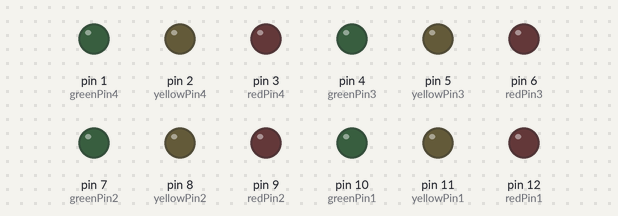
Simulated run of this sketch. Board: Arduino Uno, built with avr-gcc and run on an emulated ATmega328P. Shown: output pins drawn as LEDs (lit = HIGH).

Above: at 0.1 s.
At 5.1 s:
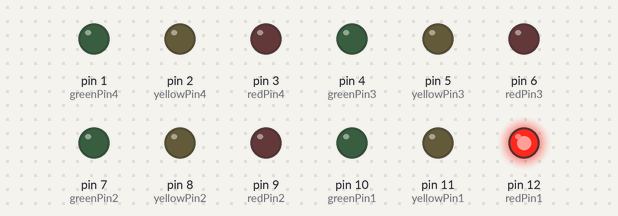
At 10.1 s:
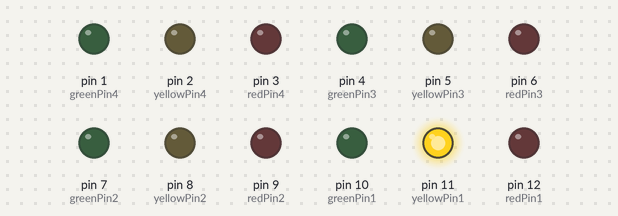
At 15.1 s:
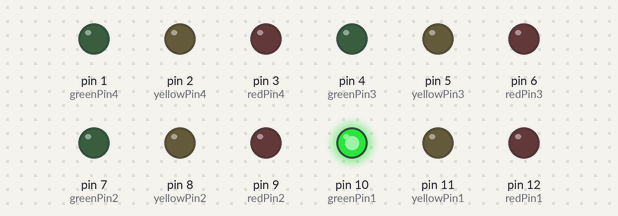
At 25.1 s:
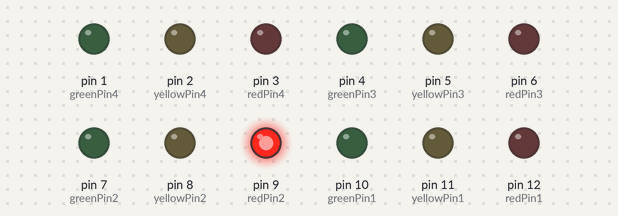
At 35.1 s:
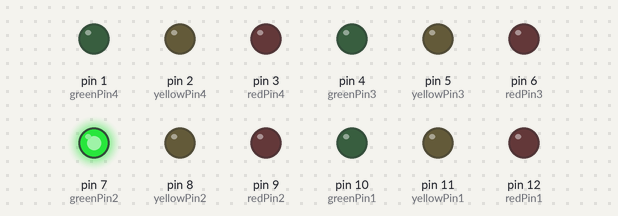
Timing chart, 0 to 36.6 s (numbered marks = the images above):
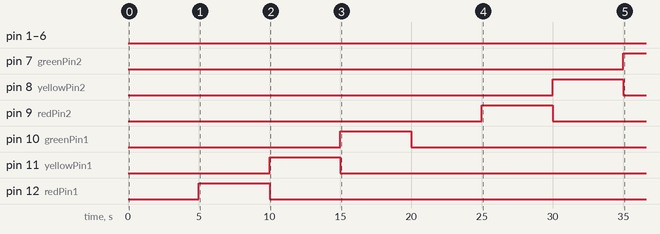

The sketch:

4_traffic_light.ino
```cpp
// Definición de pines para el primer semáforo
const int redPin1 = 12;
const int yellowPin1 = 11;
const int greenPin1 = 10;

// Definición de pines para el segundo semáforo
const int redPin2 = 9;
const int yellowPin2 = 8;
const int greenPin2 = 7;

// Definición de pines para el tercer semáforo
const int redPin3 = 6;
const int yellowPin3 = 5;
const int greenPin3 = 4;

// Definición de pines para el cuarto semáforo
const int redPin4 = 3;
const int yellowPin4 = 2;
const int greenPin4 = 1;

// Tiempos de espera (en milisegundos)
const unsigned long redTime = 5000;
const unsigned long yellowTime = 2000;
const unsigned long greenTime = 5000;

unsigned long previousMillis = 0;
int currentState = 0;

void setup() {
  // Configurar los pines como salidas
  pinMode(redPin1, OUTPUT);
  pinMode(yellowPin1, OUTPUT);
  pinMode(greenPin1, OUTPUT);

  pinMode(redPin2, OUTPUT);
  pinMode(yellowPin2, OUTPUT);
  pinMode(greenPin2, OUTPUT);

  pinMode(redPin3, OUTPUT);
  pinMode(yellowPin3, OUTPUT);
  pinMode(greenPin3, OUTPUT);

  pinMode(redPin4, OUTPUT);
  pinMode(yellowPin4, OUTPUT);
  pinMode(greenPin4, OUTPUT);
}

void loop() {
  unsigned long currentMillis = millis();

  if (currentMillis - previousMillis >= redTime) {
    previousMillis = currentMillis;
    switch (currentState) {
      case 0: // Semáforo 1: Encender luz roja
        digitalWrite(greenPin1, LOW);
        digitalWrite(redPin1, HIGH);
        currentState++;
        break;
      case 1: // Semáforo 1: Encender luz amarilla
        digitalWrite(redPin1, LOW);
        digitalWrite(yellowPin1, HIGH);
        currentState++;
        break;
      case 2: // Semáforo 1: Apagar luz amarilla, encender luz verde
        digitalWrite(yellowPin1, LOW);
        digitalWrite(greenPin1, HIGH);
        currentState++;
        break;
      case 3: // Semáforo 1: Apagar luz verde
        digitalWrite(greenPin1, LOW);
        currentState++;
        break;
      case 4: // Semáforo 2: Encender luz roja
        digitalWrite(greenPin2, LOW);
        digitalWrite(redPin2, HIGH);
        currentState++;
        break;
      case 5: // Semáforo 2: Encender luz amarilla
        digitalWrite(redPin2, LOW);
        digitalWrite(yellowPin2, HIGH);
        currentState++;
        break;
      case 6: // Semáforo 2: Apagar luz amarilla, encender luz verde
        digitalWrite(yellowPin2, LOW);
        digitalWrite(greenPin2, HIGH);
        currentState++;
        break;
      case 7: // Semáforo 2: Apagar luz verde
        digitalWrite(greenPin2, LOW);
        currentState++;
        break;
      case 8: // Semáforo 3: Encender luz roja
        digitalWrite(greenPin3, LOW);
        digitalWrite(redPin3, HIGH);
        currentState++;
        break;
      case 9: // Semáforo 3: Encender luz amarilla
        digitalWrite(redPin3, LOW);
        digitalWrite(yellowPin3, HIGH);
        currentState++;
        break;
      case 10: // Semáforo 3: Apagar luz amarilla, encender luz verde
        digitalWrite(yellowPin3, LOW);
        digitalWrite(greenPin3, HIGH);
        currentState++;
        break;
      case 11: // Semáforo 3: Apagar luz verde
        digitalWrite(greenPin3, LOW);
        currentState++;
        break;
      case 12: // Semáforo 4: Encender luz roja
        digitalWrite(greenPin4, LOW);
        digitalWrite(redPin4, HIGH);
        currentState++;
        break;
      case 13: // Semáforo 4: Encender luz amarilla
        digitalWrite(redPin4, LOW);
        digitalWrite(yellowPin4, HIGH);
        currentState++;
        break;
      case 14: // Semáforo 4: Apagar luz amarilla, encender luz verde
        digitalWrite(yellowPin4, LOW);
        digitalWrite(greenPin4, HIGH);
        currentState++;
        break;
      case 15: // Semáforo 4: Apagar luz verde
        digitalWrite(greenPin4, LOW);
        currentState = 0;
        break;
    }
  }
}
```

Measured:
- by itself, pin 7 (greenPin2): LOW → HIGH at 35.0 s
- by itself, pin 8 (yellowPin2): LOW → HIGH at 30.0 s, → LOW 5.0 s later
- by itself, pin 9 (redPin2): LOW → HIGH at 25.0 s, → LOW 5.0 s later
- by itself, pin 10 (greenPin1): LOW → HIGH at 15.0 s, → LOW 5.0 s later
- by itself, pin 11 (yellowPin1): LOW → HIGH at 10.0 s, → LOW 5.0 s later
- by itself, pin 12 (redPin1): LOW → HIGH at 5.0 s, → LOW 5.0 s later
